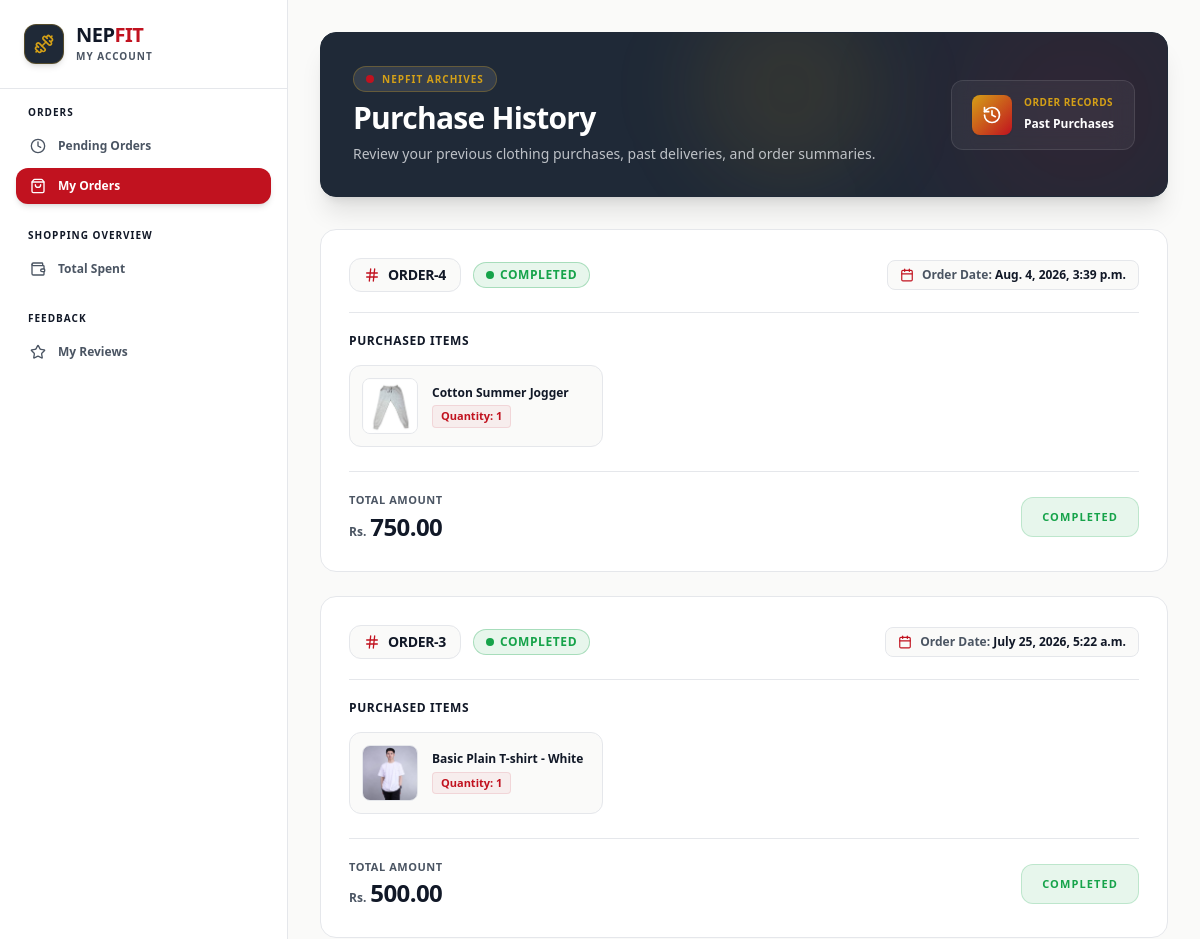
Before: /dashboard/?section=my-orders (signed in, upper part) with the older database file.
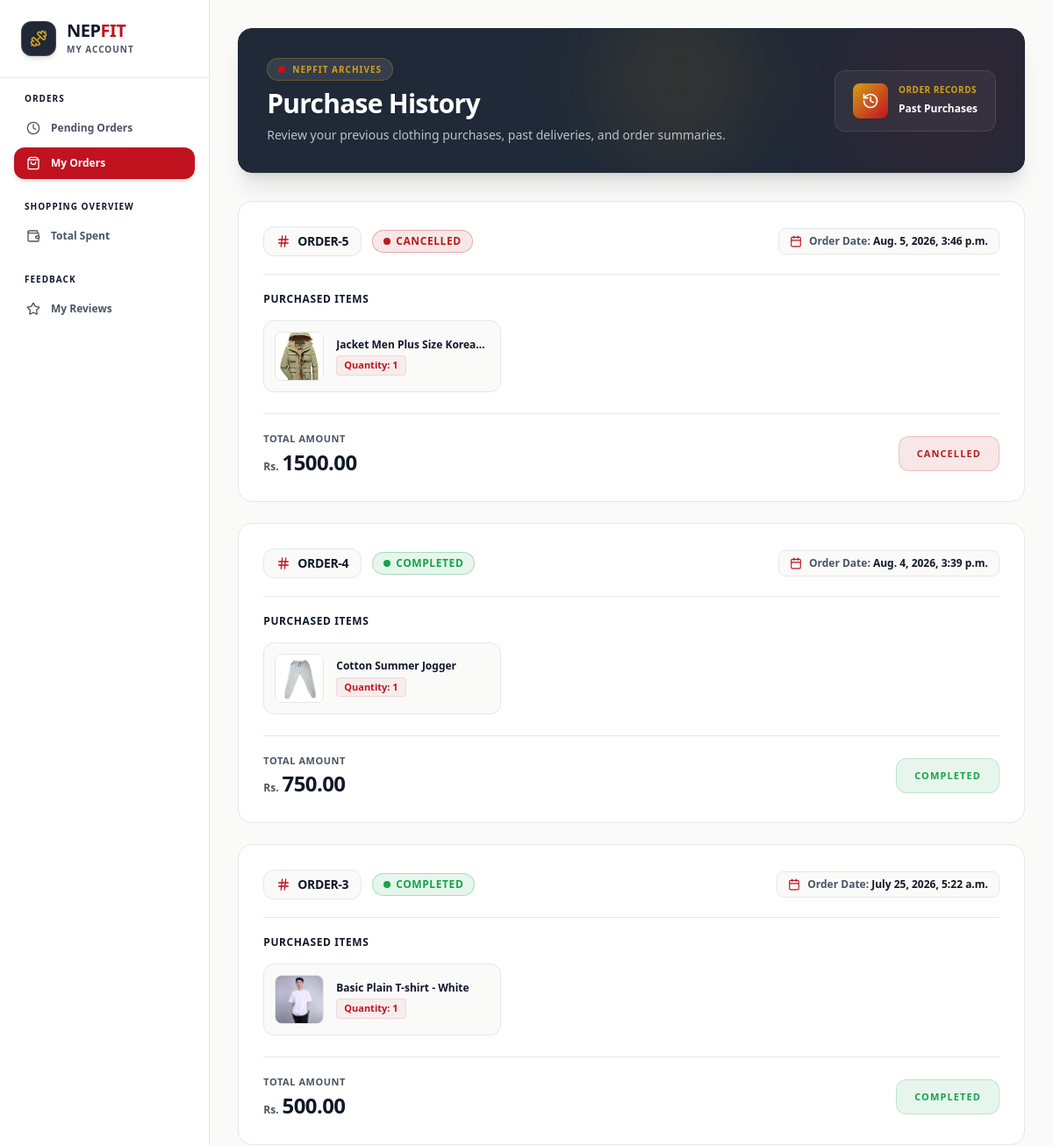
After: the same page with the newer database file.
### nf_app/models.py (models this page shows, shortened)
class Order(models.Model):
    class Status(models.TextChoices):
        CONFIRMED = 'confirmed', 'Order Confirmed'
        SHIPPING = 'shipping', 'In Transit'
        DELIVERED = 'delivered', 'Delivered'
        COMPLETED = 'completed', 'Completed'
        CANCELLED = 'cancelled', 'Cancelled'
    class PaymentMethod(models.TextChoices):
        ESEWA = 'esewa', 'eSewa'
        COD = 'cod', 'Cash on Delivery'
    customer = models.ForeignKey(User, on_delete=models.CASCADE, related_name='orders')
    total_amount = models.DecimalField(max_digits=12, decimal_places=2)
    status = models.CharField(max_length=20, choices=Status.choices, default=Status.CONFIRMED)
    transaction_id = models.CharField(max_length=100, blank=True, null=True, help_text="Payment provider tracking reference ID")
    shipping_address = models.TextField()
    payment_method = models.CharField(max_length=20, choices=PaymentMethod.choices, default=PaymentMethod.ESEWA)
    created_at = models.DateTimeField(auto_now_add=True)

class OrderItem(models.Model):
    order = models.ForeignKey(Order, on_delete=models.CASCADE, related_name='items')
    product = models.ForeignKey(Product, on_delete=models.CASCADE)
    price_at_purchase = models.DecimalField(max_digits=10, decimal_places=2)
    quantity = models.PositiveIntegerField(default=1)

class Product(models.Model):
    class Category(models.TextChoices):
        SHIRTS = 'shirts', 'Shirts'
        T_SHIRTS = 't_shirts', 'T-Shirts'
        PANTS = 'pants', 'Pants'
        HOODIES = 'hoodies', 'Hoodies'
        JACKETS = 'jackets', 'Jackets'
        SWEATSHIRTS = 'sweatshirts', 'Sweatshirts'
        JOGGERS = 'joggers', 'Joggers'
        SHORTS = 'shorts', 'Shorts'
    class Size(models.TextChoices):
        SMALL = 'S', 'Small'
        MEDIUM = 'M', 'Medium'
        LARGE = 'L', 'Large'
        XLARGE = 'XL', 'Extra Large'
        XXLARGE = 'XXL', 'Double Extra Large'
    name = models.CharField(max_length=255)
    brand = models.CharField(max_length=100, default='NepFit', help_text="Brand name (e.g., NepFit)")
    category = models.CharField(max_length=30, choices=Category.choices)
    size = models.CharField(max_length=10, choices=Size.choices, default=Size.MEDIUM, help_text="Default size for this product")
    description = models.TextField(help_text="Product details, fabric materials, and sizing guide.")
    price = models.DecimalField(max_digits=10, decimal_places=2)
    stock = models.PositiveIntegerField(default=10)
    product_image = models.ImageField(upload_to='images/products/')
    is_active = models.BooleanField(default=True)
    created_at = models.DateTimeField(auto_now_add=True)

### nf_app/views/dashboard.py (the view)
# urls.py: path('dashboard/', customer_dashboard_view, name='customer_dashboard')
@login_required
def customer_dashboard_view(request):
    if request.user.is_staff:
        messages.error(request, "You are not authorized to access the customer dashboard.")
        return redirect('home')
    section = request.GET.get('section', 'pending-orders')
    context = {
        'section': section,
        'gross_spent': Order.objects.filter(customer=request.user, status=Order.Status.COMPLETED).aggregate(total=models.Sum('total_amount'))['total'] or 0,
        'average_spent': Order.objects.filter(customer=request.user, status=Order.Status.COMPLETED).aggregate(avg=models.Avg('total_amount'))['avg'] or 0
    }
    if section == 'pending-orders':
        context['pending_orders'] = Order.objects.exclude(customer=request.user, status__in=[Order.Status.COMPLETED, Order.Status.CANCELLED]).order_by('-created_at')
    elif section == 'my-orders':
        context['orders'] = Order.objects.filter(customer=request.user, status__in=[Order.Status.COMPLETED, Order.Status.CANCELLED]).order_by('-created_at')
    elif section == 'my-reviews':
        context['reviews'] = Review.objects.filter(customer=request.user).order_by('-created_at')
    elif section == 'total-spent':
        context['total_spent'] = Order.objects.filter(customer=request.user, status=Order.Status.COMPLETED).order_by('-created_at')
    return render(request, 'dashboard/customer_dashboard.html', context)

### nf_app/templates/dashboard/customer_dashboard.html (shortened to what the changed rows need)
<!DOCTYPE html>
<html lang="en">
<head>
    {% load static %}
    <link href="{% static 'css/styles.css' %}" rel="stylesheet" />
</head>
<body class="bg-[#FAFAF9] flex min-h-screen text-[#4B5563] font-sans antialiased selection:bg-[#C1121F] selection:text-white">
    <div class="flex-grow flex flex-col min-w-0 h-screen overflow-hidden">
        <main class="flex-grow overflow-y-auto bg-[#FAFAF9] p-4 sm:p-6 lg:p-8">
            <div class="max-w-7xl mx-auto">
                {% if section == 'pending-orders' or not section %}
                    {% include 'dashboard/customer/_pending_orders.html' %}
                {% elif section == 'my-orders' %}
                    {% include 'dashboard/customer/_my_orders.html' %}
                {% elif section == 'total-spent' %}
                    {% include 'dashboard/customer/_total_spent.html' %}
                {% elif section == 'my-reviews' %}
                    {% include 'dashboard/customer/_my_reviews.html' %}
                {% endif %}
            </div>
        </main>
    </div>
</body>
</html>

### nf_app/templates/dashboard/customer/_my_orders.html (shortened to what the changed rows need)
<div class="space-y-8">
    <div class="relative overflow-hidden rounded-2xl bg-[#1F2937] p-6 sm:p-8 border border-[#1F2937] shadow-xl">
        <div class="relative z-10 flex flex-col md:flex-row md:items-center justify-between gap-6">
            <div class="space-y-2">
                <h1 class="text-2xl sm:text-3xl font-black text-[#FFFFFF] tracking-tight">Purchase History</h1>
            </div>
        </div>
    </div>
    <div class="space-y-6">
        {% for order in orders %}
            <div class="bg-[#FFFFFF] border border-[#E5E7EB] rounded-2xl p-6 sm:p-7 shadow-xs hover:shadow-md transition-all duration-300 relative overflow-hidden group">
                <div class="flex flex-wrap items-center justify-between gap-4 border-b border-[#E5E7EB] pb-5 mb-5">
                    <div class="flex flex-wrap items-center gap-3">
                        <div class="flex items-center gap-2 bg-[#FAFAF9] px-3.5 py-1.5 rounded-xl border border-[#E5E7EB]">
                            <i data-lucide="hash" class="w-4 h-4 text-[#C1121F]"></i>
                            <span class="font-extrabold text-sm text-[#111827] tracking-tight">ORDER-{{ order.id }}</span>
                        </div>
                        {% if order.status == 'completed' %}
                            <span class="inline-flex items-center gap-1.5 px-3 py-1 rounded-full bg-[#16A34A]/10 border border-[#16A34A]/30 text-[#16A34A] text-xs font-bold uppercase tracking-wider">
                                <span class="w-2 h-2 rounded-full bg-[#16A34A]"></span> Completed
                            </span>
                        {% else %}
                            <span class="inline-flex items-center gap-1.5 px-3 py-1 rounded-full bg-[#B91C1C]/10 border border-[#B91C1C]/30 text-[#B91C1C] text-xs font-bold uppercase tracking-wider">
                                <span class="w-2 h-2 rounded-full bg-[#B91C1C]"></span> Cancelled
                            </span>
                        {% endif %}
                    </div>
                    <div class="flex items-center gap-2 text-xs font-semibold text-[#4B5563] bg-[#FAFAF9] px-3 py-1.5 rounded-lg border border-[#E5E7EB]">
                        <i data-lucide="calendar" class="w-3.5 h-3.5 text-[#C1121F]"></i>
                        <span>Order Date: <strong class="text-[#111827]">{{ order.created_at }}</strong></span>
                    </div>
                </div>
                <div class="space-y-4 mb-6">
                    <span class="text-xs font-bold uppercase tracking-wider text-[#111827] block">Purchased Items</span>
                    <div class="grid grid-cols-1 sm:grid-cols-2 lg:grid-cols-3 gap-3.5">
                        {% for item in order.items.all %}
                            <div class="flex items-center gap-3.5 bg-[#FAFAF9] border border-[#E5E7EB] p-3 rounded-xl hover:border-[#C1121F]/30 transition-all">
                                <div class="w-14 h-14 bg-[#FFFFFF] border border-[#E5E7EB] rounded-lg overflow-hidden flex items-center justify-center shrink-0 shadow-2xs">
                                    {% if item.product.product_image %}
                                        <img src="{{ item.product.product_image.url }}" alt="{{ item.product.name }}" class="w-full h-full object-cover">
                                    {% else %}
                                        <i data-lucide="shopping-bag" class="w-6 h-6 text-[#4B5563]"></i>
                                    {% endif %}
                                </div>
                                <div class="min-w-0 flex-1 space-y-1">
                                    <h4 class="text-xs font-bold text-[#111827] truncate leading-snug">{{ item.product.name }}</h4>
                                    <span class="inline-block text-[11px] font-extrabold text-[#C1121F] bg-[#C1121F]/5 px-2 py-0.5 rounded border border-[#C1121F]/10">Quantity: {{ item.quantity }}</span>
                                </div>
                            </div>
                        {% endfor %}
                    </div>
                </div>
                <div class="flex flex-col sm:flex-row items-start sm:items-center justify-between gap-4 pt-5 border-t border-[#E5E7EB]">
                    <div>
                        <span class="text-[11px] font-bold uppercase tracking-wider text-[#4B5563] block mb-0.5">Total Amount</span>
                        <div class="flex items-baseline gap-1">
                            <span class="text-xs font-extrabold text-[#4B5563]">Rs.</span>
                            <span class="text-2xl font-black text-[#111827] tracking-tight">{{ order.total_amount }}</span>
                        </div>
                    </div>
                    <div class="shrink-0 w-full sm:w-auto">
                        {% if order.status == 'completed' %}
                            <div class="bg-[#16A34A]/10 border border-[#16A34A]/20 text-[#16A34A] font-extrabold h-10 px-5 rounded-xl flex items-center justify-center text-[11px] uppercase tracking-widest select-none">
                                Completed
                            </div>
                        {% else %}
                            <div class="bg-[#B91C1C]/10 border border-[#B91C1C]/20 text-[#B91C1C] font-extrabold h-10 px-5 rounded-xl flex items-center justify-center text-[11px] uppercase tracking-widest select-none">
                                Cancelled
                            </div>
                        {% endif %}
                    </div>
                </div>
            </div>
        {% endfor %}
    </div>
</div>

Changed rows visible on the page:
added Order: id "5", status "cancelled" (drawn), created_at "Aug. 5, 2026, 3:46 p.m.", total_amount "1500.00"
added OrderItem: product.product_image (picture), product.name "Jacket Men Plus Size Korea…", quantity "1", shown under "5"
